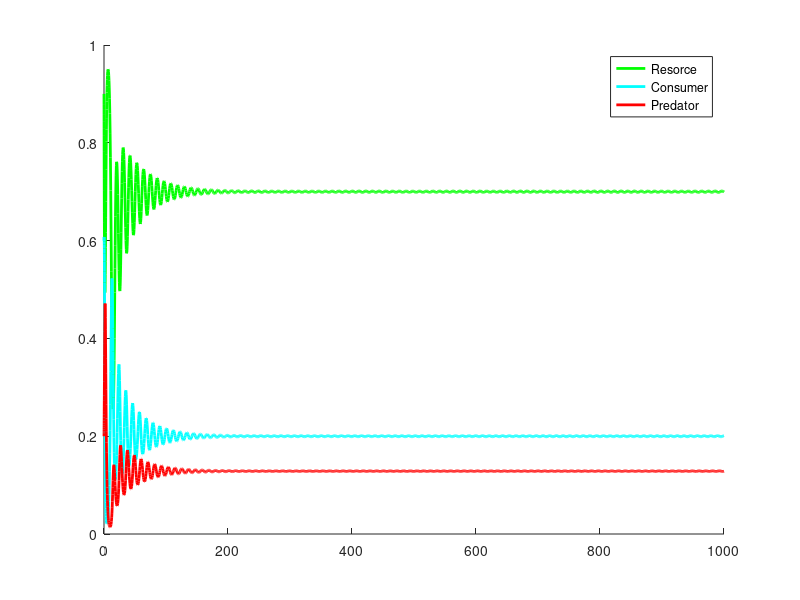
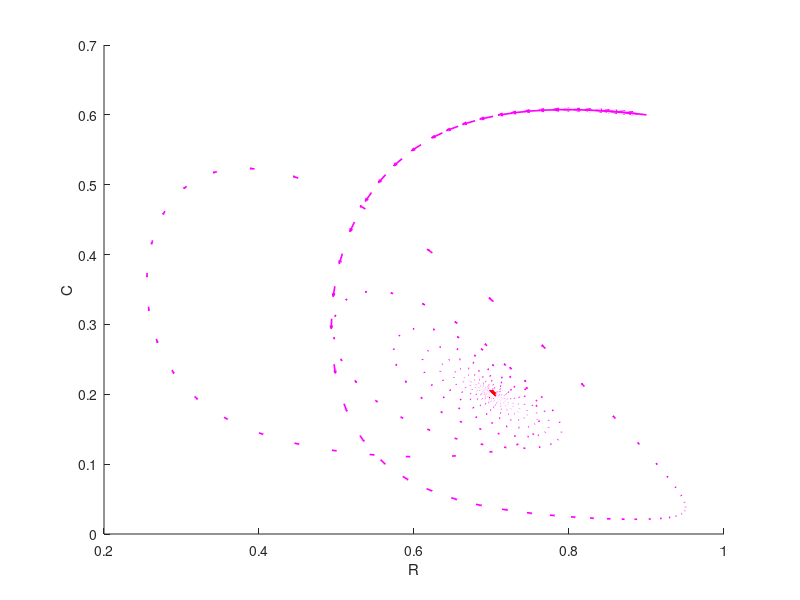
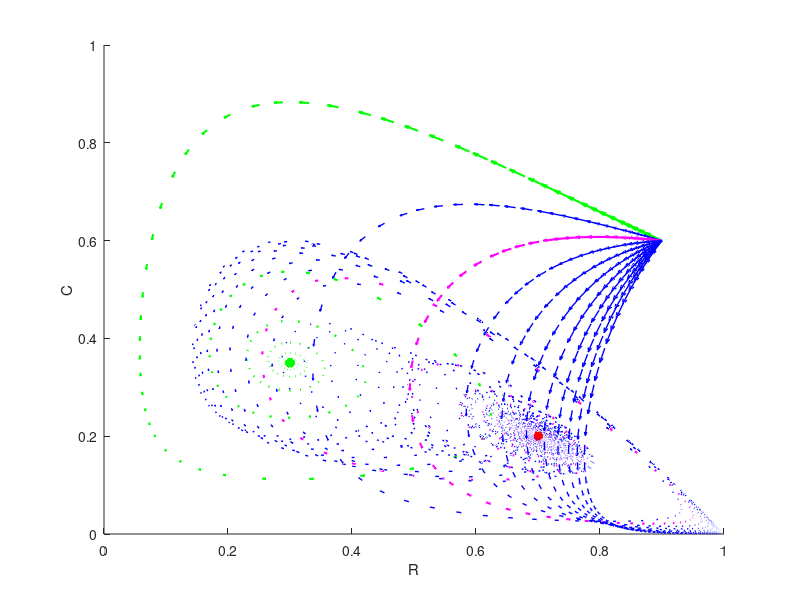
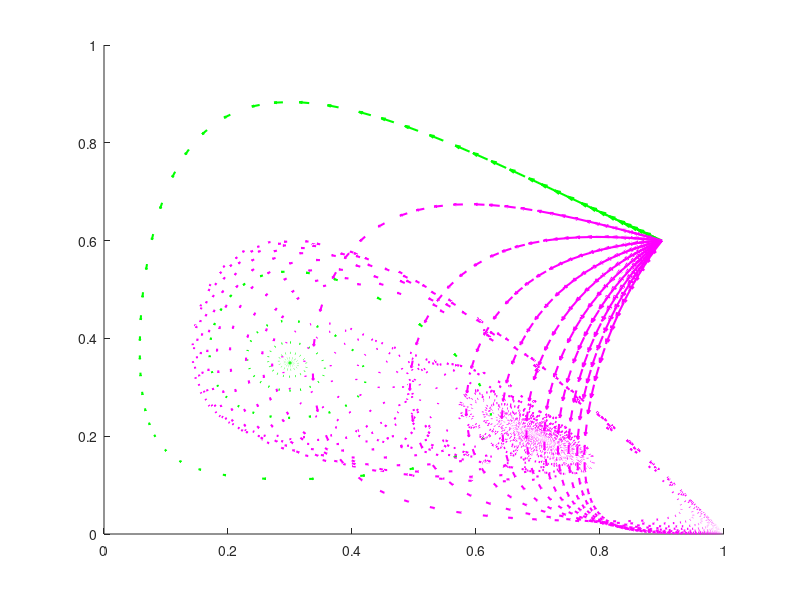

Here is the MATLAB script that generated these plots, in order: (Note: this script raises an error after producing the figures.)
%% Vector fields

% The following models may not be the most efficient. I myself have quiet
% powerful laptop for calculation and great display so I myself do not have
% any problems running this code but some other computer might have


% computer processor: Ryzen 7 5800H
% display: Nvidia RTX3070


%% Task 1
close all
clearvars
clc

%% Solving differential equation with some parameter values and starting points using numerical methods
odef = @(t,y,xc,xp,yc,yp,R0,C0) [y(1).*(1 - y(1)) - xc.*yc.*y(2).*y(1)./(y(1) + R0);
                                 xc.*y(2).*(-1 + yc.*y(1)./(y(1) + R0)) - xp.*yp.*y(2).*y(3)./(y(2) + C0)
                                 xp.*y(3).*(-1 + yp.*y(2)./(y(2) + C0))];
% starting points
R0 = 0.9;
C0 = 0.6;
P0 = 0.2;
% parameter values
xp = 0.7;
xc = 0.6;
yc = 4;
yp = 4;

y0 = [R0,C0,P0];

tspan = [0 1000];

[T,Y] = ode45(@(t,y) odef(t,y,xc,xp,yc,yp,R0,C0), tspan, y0);
figure
hold on
plot(T,Y(:,1),'g','LineWidth',2)
plot(T,Y(:,2),'c','LineWidth',2)
plot(T,Y(:,3),'r','LineWidth',2)
legend('Resorce','Consumer','Predator')


%% 3-D model by using simple vector

% string vector F = F1i + F2j + F3k
% F1 = U = R'
% F2 = V = C'
% F3 = W = P'
U = Y(:,1).*(1 - Y(:,1)) - xc*yc*Y(:,2).*Y(:,1)./(Y(:,1) + R0);
V = xc*Y(:,2).*(-1 + yc*Y(:,1)./(Y(:,1) + R0)) - xp*yp*Y(:,2).*Y(:,3)./(Y(:,2) + C0);
W = xp*Y(:,3).*(-1 + yp*Y(:,2)./(Y(:,2) + C0));

% Y(:,1) = starting points of i component
% Y(:,2) = starting points of j component
% Y(:,3) = starting points of k component
figure
hold on
quiver3(Y(:,1),Y(:,2),Y(:,3),U,V,W,'m','LineWidth',1.2)
plot3(0.7,0.2,0.1286,'r*','LineWidth',3)
xlabel('R')
ylabel('C')
zlabel('P')

%% Vector field for every P0 starting point
figure
hold on
xlabel('R')
ylabel('C')
zlabel('P')
% line to demonstrate that R0 and C0 remains constant
plot3([0.9 0.9],[0.6 0.6],[0 1],'k')

% starting points
R0 = 0.9;
C0 = 0.6;
P0 = [0:0.1:1];
% parameters
xp = 0.7;
xc = 0.6;
yc = 4;
yp = 4;


for i = 1:11

y0 = [R0,C0,P0(i)];

tspan = [0 1000];

[T,Y] = ode45(@(t,y) odef(t,y,xc,xp,yc,yp,R0,C0), tspan, y0);

% Using vectors
% F1 = U = R'
% F2 = V = C'
% F3 = W = P'
U = Y(:,1).*(1 - Y(:,1)) - xc*yc*Y(:,2).*Y(:,1)./(Y(:,1) + R0);
V = xc*Y(:,2).*(-1 + yc*Y(:,1)./(Y(:,1) + R0)) - xp*yp*Y(:,2).*Y(:,3)./(Y(:,2) + C0);
W = xp*Y(:,3).*(-1 + yp*Y(:,2)./(Y(:,2) + C0));

if P0(i) == 0
    marKer = 'g';
    line = 1.5;
elseif P0(i) == 0.2
    marKer = 'm';
    line = 1.5;
else
    marKer = 'b';
    line = 1;
end

% The Plot
% Color green vector for P0 = 0
% Color magenta vector for P0 = 0.2, P0 for research
% Color blue all other P0 starting points
% Red dot, equivalent point for P0 > 0
% Green dot, equivalent point for P0 = 0

quiver3(Y(:,1),Y(:,2),Y(:,3),U,V,W,marKer,'LineWidth',line)
plot3(0.7,0.2,0.1286,'r*','LineWidth',3)
plot3(0.30,0.35,0.0,'g*','LineWidth',3)
xlabel('R')
ylabel('C')
zlabel('P')

end

%% General vector field solution

% following code will plot everything into the same plot and vectorfields
% all equivalent points and from those all asymptotic equivalent points

% Plotting previous vector field
figure
hold on

% starting points
R0 = 0.9;
C0 = 0.6;
P0 = [0:0.1:1];

% parameter values
xp = 0.7;
xc = 0.6;
yc = 4;
yp = 4;

for i = 1:11

y0 = [R0,C0,P0(i)];

tspan = [0 1000];

[T,Y] = ode45(@(t,y) odef(t,y,xc,xp,yc,yp,R0,C0), tspan, y0);

% Using vectors
% F1 = U = R'
% F2 = V = C'
% F3 = W = P'
U = Y(:,1).*(1 - Y(:,1)) - xc*yc*Y(:,2).*Y(:,1)./(Y(:,1) + R0);
V = xc*Y(:,2).*(-1 + yc*Y(:,1)./(Y(:,1) + R0)) - xp*yp*Y(:,2).*Y(:,3)./(Y(:,2) + C0);
W = xp*Y(:,3).*(-1 + yp*Y(:,2)./(Y(:,2) + C0));

if P0(i) == 0
    marKer = 'g';
    line = 1.5;
else
    marKer = 'm';
    line = 1.5;
end

% The Plot
% Color green vector for P0 = 0, R0 = 0.9, C0 = 0.6
% Color magenta vector for P0 > 0, R0 = 0.9, C0 = 0.6 for research
quiver3(Y(:,1),Y(:,2),Y(:,3),U,V,W,marKer,'LineWidth',line)

end


% General vector field for all R0,C0,P0 values with respect of components
% F1, F2 and F3 depending on values R0 and C0 also


n = 5;

% starting points
R0 = linspace(0,1,n);
C0 = linspace(0,1,n);
P0 = linspace(0,1,n);

% parameter values
xp = 0.7;
xc = 0.6;
yc = 4;
yp = 4;

for k = 1:n

for j = 1:n

for i = 1:n

y0 = [R0(k),C0(j),P0(i)];

tspan = [0 1000];

[T,Y] = ode45(@(t,y) odef(t,y,xc,xp,yc,yp,R0(k),C0(j)), tspan, y0);

% Using vectors
% F1 = U = R'
% F2 = V = C'
% F3 = W = P'
U = Y(:,1).*(1 - Y(:,1)) - xc*yc*Y(:,2).*Y(:,1)./(Y(:,1) + R0(k));
V = xc*Y(:,2).*(-1 + yc*Y(:,1)./(Y(:,1) + R0(k))) - xp*yp*Y(:,2).*Y(:,3)./(Y(:,2) + C0(j));
W = xp*Y(:,3).*(-1 + yp*Y(:,2)./(Y(:,2) + C0(j)));

if P0(i) == 0
    marKer = 'g';
    line = 1.5;

else
    marKer = 'b';
    line = 1;
end

% The Plot
% Color green vector for P0 = 0
% Color blue vector for P0 > 0
% % Red dot for research equivalent point equivalent point

quiver3(Y(:,1),Y(:,2),Y(:,3),U,V,W,marKer,'LineWidth',line)
plot3(0.7,0.2,0.1286,'r*','LineWidth',3)
xlabel('R')
ylabel('C')
zlabel('P')

end

end

end

% All equivalent points of vector field exist when gradient is zero,
% Nabla_F = [0]

syms R C P
% F1 = R', F2 = C', F3 = P'

EQ_points = [];
Asymptotic_equivalent_points = [];

% same starting points than the general vector field has
% P0 defined as some value greater than zero since F1, F2 and F3 are not
% dependent of it
R0 = linspace(0,1,n);
C0 = linspace(0,1,n);
P0 = 0.2;

% parameters
xp = 0.7;
xc = 0.6;
yc = 4;
yp = 4;

for m = 1:length(R0)

for n = 1:length(C0)

% Using vectors
% F1 = R'
% F2 = C'
% F3 = P'
F1 = R*(1 - R) - (xc*yc*C*R)/(R + R0(m));
F2 = xc*C*(-1 + (yc*R)/(R + R0(m))) - (xp*yp*C*P)/(C + C0(n));
F3 = xp*P*(-1 + (yp*C)/(C + C0(n)));

% from the task all starting points must not be negative
assume([R>=0,C>=0,P>=0]);

nabla_F = solve(F1 == 0,F2 == 0,F3 == 0,[R,C,P]);

% Definying Jacobian-matrix
J = jacobian([F1 F2 F3],[R,C,P]);

clear F1 F2 F3
F1 = nabla_F.R;
F2 = nabla_F.C;
F3 = nabla_F.P;

% Equivalent points for R0(m), C0(n)
Equivalent_point_matrix = [F1 F2 F3];

E = zeros(size(Equivalent_point_matrix));

% Eigenvalues for testing if equivalent point is asymptotic
for i = 1:size(Equivalent_point_matrix,1)

    E(i,:) = transpose(eig(subs(J,[R C P],Equivalent_point_matrix(i,:))));

end

% interested in from only real parts
E = double(real(E));

Equivalent_point_matrix = double(Equivalent_point_matrix);
EQ_points = [EQ_points;Equivalent_point_matrix];

% if all real parts are less than zero, equivalent point is asymptotic
for i = 1:size(E,1)

   if all(E(i,:) < 0);

     Asymptotic_equivalent_points(end+1,:) = Equivalent_point_matrix(i,:);

   end

end

end

end
% all equivalent points of general vector field including duplicates
EQ_points;
% all aymptotic equivalent points of general vector field, may include
% duplicates
Asymptotic_equivalent_points

% The plot
% Yellow dot, all equivalent points
% Black dot, all asymptotic points, (will plot some of the points on top of yellow points on purpose)

plot3(EQ_points(:,1),EQ_points(:,2),EQ_points(:,3),'y*','LineWidth',2.8)
plot3(Asymptotic_equivalent_points(:,1),Asymptotic_equivalent_points(:,2),Asymptotic_equivalent_points(:,3),'*k','LineWidth',3)



%% Task 2

% Different creator, excluded

%% Task 3
close all
clearvars
clc

%% Test caothic model with given starting points and parameters
odef = @(t,y,xc,xp,yc,yp,R0,C0) [y(1).*(1 - y(1)) - xc.*yc.*y(2).*y(1)./(y(1) + R0);
                                 xc.*y(2).*(-1 + yc.*y(1)./(y(1) + R0)) - xp.*yp.*y(2).*y(3)./(y(2) + C0)
                                 xp.*y(3).*(-1 + yp.*y(2)./(y(2) + C0))];

figure(1)
hold on

figure(2)
hold on

figure(3)
hold on

% given starting points
R0 = 0.161;
C0 = 0.5;
P0 = 0.2;

% given parameters
xp = linspace(0.071,0.225,9);
xc = 0.4;
yc = 2.01;
yp = 5;

% subplotting all to same figures
for i = 1:9

y0 = [R0,C0,P0];

tspan = [0 10000];

[T,Y] = ode45(@(t,y) odef(t,y,xc,xp(i),yc,yp,R0,C0), tspan, y0);

% 2-D plot
figure(1)
subplot(3,3,i)
hold on
plot(T,Y(:,1),'g','LineWidth',.1)
plot(T,Y(:,2),'c','LineWidth',.1)
plot(T,Y(:,3),'r','LineWidth',.1)
legend('Resorce','Consumer','Predator')
title('xp =',num2str(xp(i)))
hold off

t = find(round(T) == 1500);
T2 = T(t(1):t(1)+2000,1);
Y2 = Y(t(1):t(1)+2000,:);

% Zoomed version of plot above
figure(2)
subplot(3,3,i)
hold on
plot(T2,Y2(:,1),'g','LineWidth',.1)
plot(T2,Y2(:,2),'c','LineWidth',.1)
plot(T2,Y2(:,3),'r','LineWidth',.1)
legend('Resorce','Consumer','Predator')
title('xp =',num2str(xp(i)))
hold off

% Using vectors
% F1 = U = R'
% F2 = V = C'
% F3 = W = P'
U = Y(:,1).*(1 - Y(:,1)) - xc*yc*Y(:,2).*Y(:,1)./(Y(:,1) + R0);
V = xc*Y(:,2).*(-1 + yc*Y(:,1)./(Y(:,1) + R0)) - xp(i)*yp*Y(:,2).*Y(:,3)./(Y(:,2) + C0);
W = xp(i)*Y(:,3).*(-1 + yp*Y(:,2)./(Y(:,2) + C0));

% 3-D plot of vector fields
figure(3)
subplot(3,3,i)
hold on
quiver3(Y(:,1),Y(:,2),Y(:,3),U,V,W,'b','LineWidth',1)

xlabel('R')
ylabel('C')
zlabel('P')
title('xp =',num2str(xp(i)))
hold off

end


% Plotting general vector field for the caothic model when xp = 0.071
figure
hold on

n = 5;
% starting points
R0 = linspace(0,1,n);
C0 = linspace(0,1,n);
P0 = linspace(0,1,n);

% parameters
xp = 0.071;
xc = 0.4;
yc = 2.01;
yp = 5;

for k = 1:n

for j = 1:n

for i = 1:n

y0 = [R0(k),C0(j),P0(i)];

tspan = [0 1000];

[T,Y] = ode45(@(t,y) odef(t,y,xc,xp,yc,yp,R0(k),C0(j)), tspan, y0);

% Using vectors
% F1 = U = R'
% F2 = V = C'
% F3 = W = P'
U = Y(:,1).*(1 - Y(:,1)) - xc*yc*Y(:,2).*Y(:,1)./(Y(:,1) + R0(k));
V = xc*Y(:,2).*(-1 + yc*Y(:,1)./(Y(:,1) + R0(k))) - xp*yp*Y(:,2).*Y(:,3)./(Y(:,2) + C0(j));
W = xp*Y(:,3).*(-1 + yp*Y(:,2)./(Y(:,2) + C0(j)));

if P0(i) == 0
    marKer = 'g';
    line = 1.5;

else
    marKer = 'b';
    line = 1;
end

% The Plot
% Color green vector for P0 = 0
% Color blue vector for P0 > 0
quiver3(Y(:,1),Y(:,2),Y(:,3),U,V,W,marKer,'LineWidth',line)

xlabel('R')
ylabel('C')
zlabel('P')

end

end

end




%% Stability of the models defined
%% Task 1
odef = @(t,y,xc,xp,yc,yp,R0,C0) [y(1).*(1 - y(1)) - xc.*yc.*y(2).*y(1)./(y(1) + R0);
                                 xc.*y(2).*(-1 + yc.*y(1)./(y(1) + R0)) - xp.*yp.*y(2).*y(3)./(y(2) + C0)
                                 xp.*y(3).*(-1 + yp.*y(2)./(y(2) + C0))];

% starting points
R0 = 0.9;
C0 = 0.6;
P0 = [0 0.0000000000001 0.2];

% parameters
xp = 0.7;
xc = 0.6;
yc = 4;
yp = 4;

figure
hold on
for i = 1:3
y0 = [R0,C0,P0(i)];

tspan = [0 1000];

[T,Y] = ode45(@(t,y) odef(t,y,xc,xp,yc,yp,R0,C0), tspan, y0);

% Using vectors
% F1 = U = R'
% F2 = V = C'
% F3 = W = P'
U = Y(:,1).*(1 - Y(:,1)) - xc*yc*Y(:,2).*Y(:,1)./(Y(:,1) + R0);
V = xc*Y(:,2).*(-1 + yc*Y(:,1)./(Y(:,1) + R0)) - xp*yp*Y(:,2).*Y(:,3)./(Y(:,2) + C0);
W = xp*Y(:,3).*(-1 + yp*Y(:,2)./(Y(:,2) + C0));

if i == 1
    marKer = 'g';
    line = 1;
elseif i == 2
    marKer = 'k';
else
    marKer = 'm';
    line = 1;

end

% The Plot
% Color green vector for P0 = 0
% Color black vector for P0 = dP
% Color mangenta vector for P0 = 0.2
% Green dot, equivalent point when P0 = 0
% Red dot, equivalent point when P0 > 0

quiver3(Y(:,1),Y(:,2),Y(:,3),U,V,W,marKer,'LineWidth',line)
plot3(0.7,0.2,0.1286,'r*','LineWidth',3)
plot3(0.3,0.35,0,'*g','LineWidth',3)
xlabel('R')
ylabel('C')
zlabel('P')

end



%% Task 3
figure
hold on
n = 5;

% starting ponts
R0 = linspace(0,1,n);
C0 = linspace(0,1,n);
P0 = linspace(0,1,n);

% parameters
xp = 0.0071;
xc = 0.4;
yc = 2.01;
yp = 5;

% General even more caothic vector field
for k = 1:n

for j = 1:n

for i = 1:n

y0 = [R0(k),C0(j),P0(i)];

tspan = [0 1000];

[T,Y] = ode45(@(t,y) odef(t,y,xc,xp,yc,yp,R0(k),C0(j)), tspan, y0);

% Using vectors
% F1 = U = R'
% F2 = V = C'
% F3 = W = P'
U = Y(:,1).*(1 - Y(:,1)) - xc*yc*Y(:,2).*Y(:,1)./(Y(:,1) + R0(k));
V = xc*Y(:,2).*(-1 + yc*Y(:,1)./(Y(:,1) + R0(k))) - xp*yp*Y(:,2).*Y(:,3)./(Y(:,2) + C0(j));
W = xp*Y(:,3).*(-1 + yp*Y(:,2)./(Y(:,2) + C0(j)));

if P0(i) == 0
    marKer = 'g';
    line = 1.5;

else
    marKer = 'b';
    line = 1;
end

% The plot
% Color green vector for P0 = 0
% Color blue vector for P0 > 0

quiver3(Y(:,1),Y(:,2),Y(:,3),U,V,W,marKer,'LineWidth',line)

xlabel('R')
ylabel('C')
zlabel('P')

end

end

end


% 2-D plot from even more caothic model

% starting points
R0 = 0.161;
C0 = 0.5;
P0 = 0.2;

% parameters
xp = 0.0071;
xc = 0.4;
yc = 2.01;
yp = 5;

y0 = [R0,C0,P0];

tspan = [0 10000];

[T,Y] = ode45(@(t,y) odef(t,y,xc,xp,yc,yp,R0,C0), tspan, y0);
figure
hold on
plot(T,Y(:,1),'g','LineWidth',2)
plot(T,Y(:,2),'c','LineWidth',2)
plot(T,Y(:,3),'r','LineWidth',2)
legend('Resorce','Consumer','Predator')
